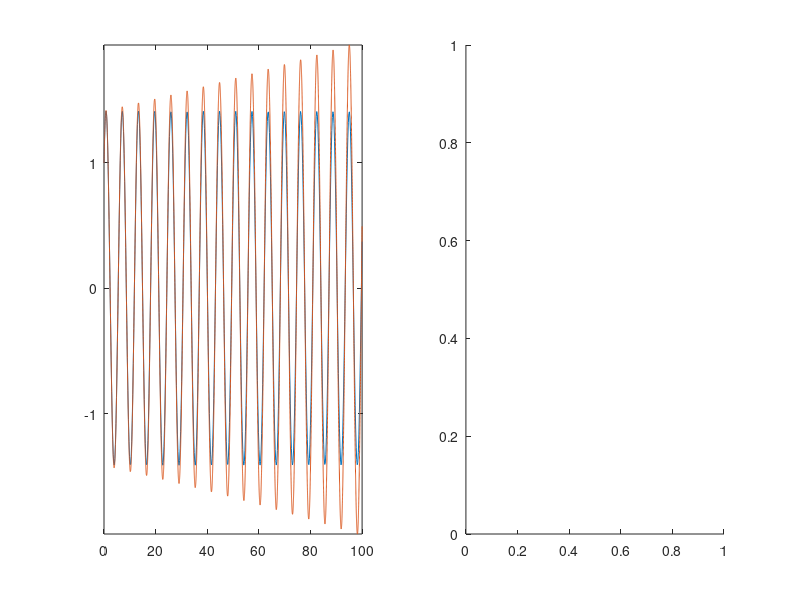

Write the MATLAB code that produced this figure. (Note: this script raises an error after producing the figure.)
clear

% Set up the ODE
a  = 0;
b  = 1;
A  = [0,1;-b.^2,-a.^2];
f  = @(t,y) A*y(:);

% initial condition and final time
y0 = [1;1];
tf = 100;

% cheat on exact solution by using ode45
opts = odeset('RelTol',1e-3);
[te,ye] = ode45(f,[0,tf],y0,opts);

% Set up the and do forward Euler
N = 15000;
t = linspace(0,tf,N+1);
h = t(2)-t(1);

y = zeros(N+1,2);
y(1,:) = y0;

for i = 1:N
  y(i+1,:) = y(i,:) + h*f(t,y(i,:))';
end

% plot the solution
subplot(1,2,1)
plot(te,ye(:,1),t,y(:,1))
axis tight

subplot(1,2,2)
% plot the RK stability region
fe = @(z) 1 + z; % remember z = lam*h
RK_stability(fe,-0.1,0,-0.1,0.1);
hold on

% plot the eigenvalues of the system
e = eig(A);
plot(e*h,'k.','MarkerSize',25)
hold off

% make the plot axis equal and tight
axis image

% print the magnitude of h*lam
disp(abs(fe(e*h)))
